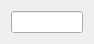
<?xml version="1.0" encoding="UTF-8"?>
<ui version="4.0">
 <class>dlgDigraph</class>
 <widget class="QDialog" name="dlgDigraph">
  <property name="geometry">
   <rect>
    <x>0</x>
    <y>0</y>
    <width>94</width>
    <height>38</height>
   </rect>
  </property>
  <property name="windowTitle">
   <string>Digraph</string>
  </property>
  <layout class="QVBoxLayout" name="verticalLayout">
   <item>
    <widget class="QLineEdit" name="edtDigraph"/>
   </item>
  </layout>
 </widget>
 <resources/>
 <connections/>
</ui>
